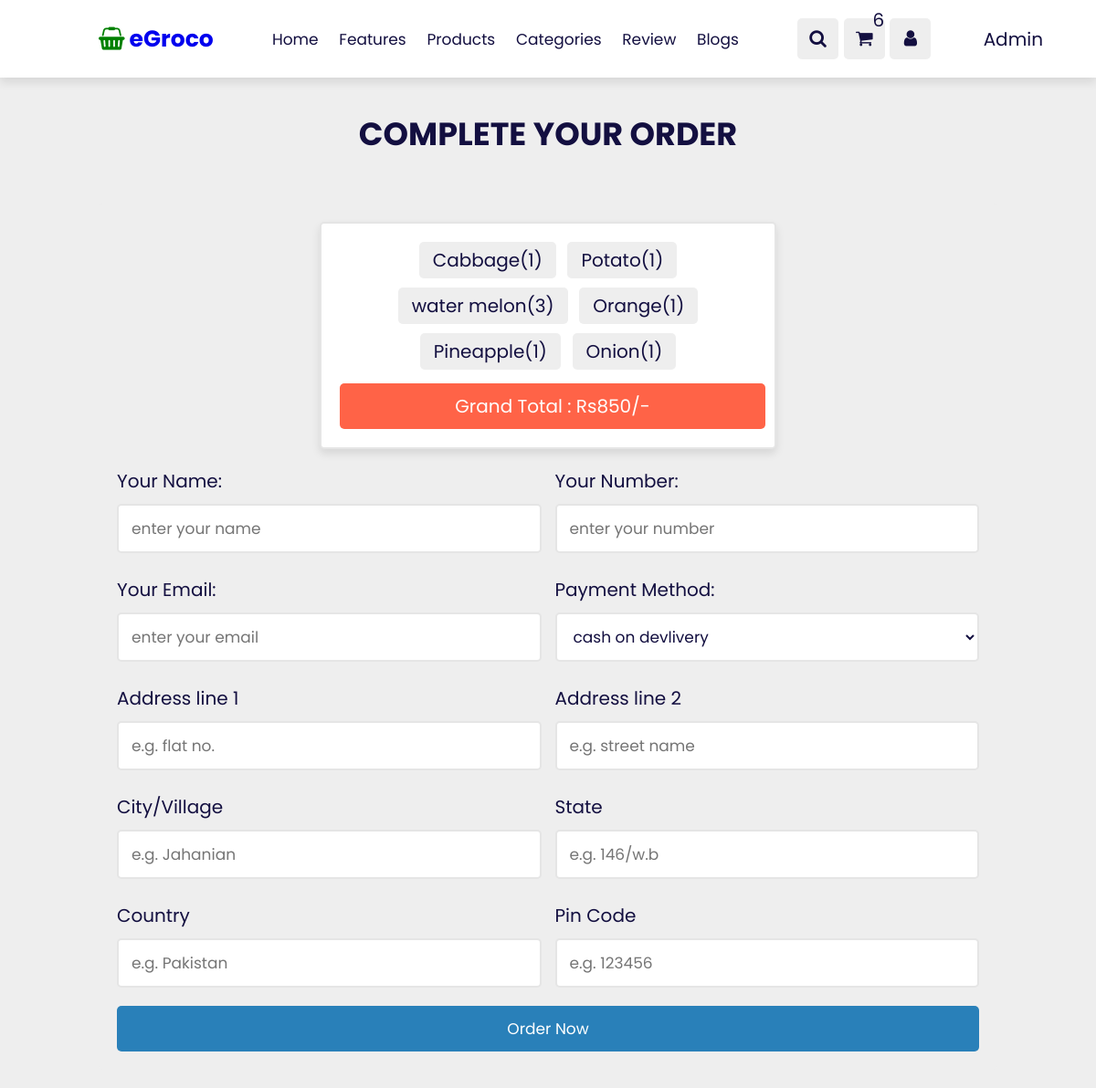
The page /user/checkOut.php on the database its author committed.
### tables this page shows
CREATE TABLE `addcart` (
  `id` int(11) NOT NULL,
  `name` varchar(255) NOT NULL,
  `price` varchar(255) NOT NULL,
  `image` varchar(255) NOT NULL,
  `quantity` int(255) NOT NULL
);

### user/checkOut.php (the view, shortened to what this page needs)
<!DOCTYPE html>
<html lang="en">
<head>
   <link rel="stylesheet" href="https://cdnjs.cloudflare.com/ajax/libs/font-awesome/4.7.0/css/font-awesome.min.css" />
   <link rel="stylesheet" href="header.css">
</head>
<body>
<?php include 'headerSmall.php'; ?>
<div class="container">
<section class="checkout-form">
   <h1 class="heading">complete your order</h1>
   <form action="" method="post">
   <div class="display-order">
      <?php
         $select_cart = mysqli_query($con, "SELECT * FROM `addcart`");
         $total = 0;
         $grand_total = 0;
         if(mysqli_num_rows($select_cart) > 0){
            while($fetch_cart = mysqli_fetch_assoc($select_cart)){
            $total_price = number_format($fetch_cart['price'] * $fetch_cart['quantity']);
            $grand_total = $total += $total_price;
      ?>
      <span><?= $fetch_cart['name']; ?>(<?= $fetch_cart['quantity']; ?>)</span>
      <?php
         }
      }else{
         echo "<div class='display-order'><span>your cart is empty!</span></div>";
      }
      ?>
      <span class="grand-total"> Grand Total : Rs<?= $grand_total; ?>/- </span>
   </div>
      <div class="flex">
         <div class="inputBox">
            <span>Your Name:</span>
            <input type="text" placeholder="enter your name" name="name" required>
         </div>
         <div class="inputBox">
            <span>Your Number:</span>
            <input type="number" placeholder="enter your number" name="number" required>
         </div>
         <div class="inputBox">
            <span>Your Email:</span>
            <input type="email" placeholder="enter your email" name="email" required>
         </div>
         <div class="inputBox">
            <span>Payment Method:</span>
            <select name="method">
               <option value="cash on delivery" selected>cash on devlivery</option>
            </select>
         </div>
         <div class="inputBox">
            <span>Address line 1</span>
            <input type="text" placeholder="e.g. flat no." name="flat" required>
         </div>
         <div class="inputBox">
            <span>Address line 2</span>
            <input type="text" placeholder="e.g. street name" name="street" required>
         </div>
         <div class="inputBox">
            <span>City/Village</span>
            <input type="text" placeholder="e.g. Jahanian" name="city" required>
         </div>
         <div class="inputBox">
            <span>State</span>
            <input type="text" placeholder="e.g. 146/w.b" name="state" required>
         </div>
         <div class="inputBox">
            <span>Country</span>
            <input type="text" placeholder="e.g. Pakistan" name="country" required>
         </div>
         <div class="inputBox">
            <span>Pin Code</span>
            <input type="text" placeholder="e.g. 123456" name="pin_code" required>
         </div>
      </div>
      <input type="submit" value="Order Now" name="order_btn" class="btnMe">
   </form>
</section>
</div>
</body>
</html>

### user/header.css (style rules this page uses)
:root { --green: green; --black: #130f40; --light-color: #666; --box-shadow: 0 0.5rem 1.5rem rgba(0, 0, 0, 0.1); --border: .2rem solid rgba(0, 0, 0, 0.1); --outline: 0.1rem solid rgba(0, 0, 0, 0.1); --blue:#2980b9; --red:tomato; --orange:orange; --light-black:#333; --white:#fff; --bg-color:#eee; --dark-bg:rgba(0,0,0,.7); --box-shadow:0 .5rem 1rem rgba(0,0,0,.1); --light-border:.1rem solid #999; }
* { margin: 0; padding: 0; box-sizing: border-box; font-family: "Poppins", sans-serif; border: none; outline: none; text-decoration: none; transition: all 0.2s linear; }
html { font-size: 62.5%; overflow-x: hidden; scroll-behavior: smooth; scroll-padding-top: 7rem; }
body { background: #eee; }
section { padding: 2rem 9%; }
.heading { text-align: center; padding: 3rem 0; padding-bottom: 3rem; font-size: 3.5rem; color: var(--black); }
.container { max-width: 1320px; margin:0 auto; }
.heading { text-align: center; font-size: 3.5rem; text-transform: uppercase; color:var(--black); margin-bottom: 2rem; }
.btnMe, .option-btn, .delete-btn { display: block; width: 100%; text-align: center; background-color: var(--blue); color:var(--white); font-size: 1.7rem; padding:1.2rem 3rem; border-radius: .5rem; cursor: pointer; margin-top: 1rem; }
.checkout-form { margin-top: 7rem; }
.checkout-form form { padding:2rem; border-radius: .5rem; background-color: var(--bg-color); }
.checkout-form form .flex { display: flex; flex-wrap: wrap; gap:1.5rem; }
.checkout-form form .flex .inputBox { flex:1 1 40rem; }
.checkout-form form .flex .inputBox span { font-size: 2rem; color:var(--black); }
.checkout-form form .flex .inputBox input, .checkout-form form .flex .inputBox select { width: 100%; background-color: var(--white); font-size: 1.7rem; color:var(--black); border-radius: .5rem; margin:1rem 0; padding:1.2rem 1.4rem; text-transform: none; border:var(--border); }
.display-order { max-width: 50rem; background-color: var(--white); border-radius: .5rem; text-align: center; padding:1.5rem; margin:0 auto; margin-bottom: 2rem; box-shadow: var(--box-shadow); border:var(--border); }
.display-order span { display: inline-block; border-radius: .5rem; background-color: var(--bg-color); padding:.5rem 1.5rem; font-size: 2rem; color:var(--black); margin:.5rem; }
.display-order span.grand-total { width: 100%; background-color: var(--red); color:var(--white); padding:1rem; margin-top: 1rem; }

### rows shown on the page
addcart: name "Cabbage", quantity "1"
addcart: name "Potato", quantity "1"
addcart: name "water melon", quantity "3"
addcart: name "Orange", quantity "1"
addcart: name "Pineapple", quantity "1"
addcart: name "Onion", quantity "1"

### other values the page prints
$row_count "6"
$grand_total "850"
